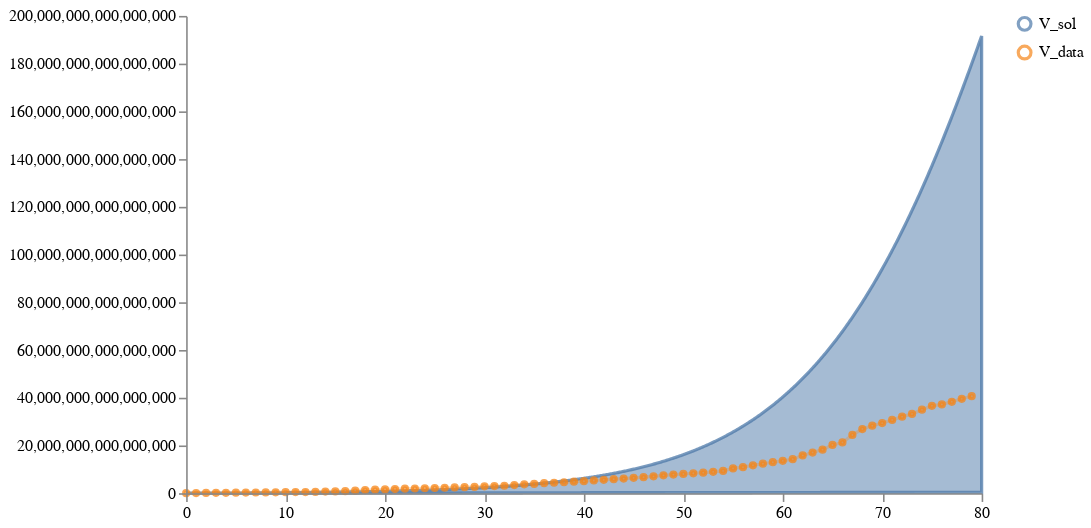

Notebook source saved alongside this figure:
### Markdown cell above
### Plot prior viral load against measured viral load

### Code cell
num_samples = 10
start_time = 0
end_time = 80 #226 # between 10/02/2020 and 01/25/2021
num_timepoints = (end_time-start_time)*10 + 1

timepoints = list(get_tspan(start_time, end_time, num_timepoints).detach().numpy())

prior_samples = load_and_sample_petri_model(SEIV, num_samples, timepoints=timepoints, method="dopri5",
                                            visual_options={"title": "3_base", "subset":["I_sol", "E_sol", "V_sol"]}, 
                                            time_unit="days")
#display(prior_samples)

schema = plots.trajectories(pd.DataFrame(prior_samples["data"]), subset="V_sol",
                            points=ww_data_train.reset_index(drop=True).rename(columns={"V":"V_data"}))
schema = plots.pad(schema, 5)
plots.ipy_display(schema)

### Figure 1 — Vega specification as saved in the notebook (floating-point values rounded to 4 significant figures; data arrays with more than 128 entries replaced by an {"elided": "..."} marker saying what was removed)
{"$schema": "https://vega.github.io/schema/vega/v5.json", "axes": [{"name": "x_axis", "orient": "bottom", "scale": "xscale", "zindex": 100}, {"name": "y_axis", "orient": "left", "scale": "yscale", "zindex": 100}], "data": [{"name": "distributions", "values": {"elided": "801 records"}}, {"name": "traces", "transform": [{"expr": "isValid(datum.value)", "type": "filter"}], "values": []}, {"name": "points", "values": [{"sample_id": 0, "timepoint": 0, "trajectory": "V_data", "value": 34250000000000.0}, {"sample_id": 0, "timepoint": 1, "trajectory": "V_data", "value": 74830000000000.0}, {"sample_id": 0, "timepoint": 2, "trajectory": "V_data", "value": 110800000000000.0}, {"sample_id": 0, "timepoint": 3, "trajectory": "V_data", "value": 145500000000000.0}, {"sample_id": 0, "timepoint": 4, "trajectory": "V_data", "value": 178900000000000.0}, {"sample_id": 0, "timepoint": 5, "trajectory": "V_data", "value": 212605525246655}, {"sample_id": 0, "timepoint": 6, "trajectory": "V_data", "value": 251900000000000.0}, {"sample_id": 0, "timepoint": 7, "trajectory": "V_data", "value": 297300000000000.0}, {"sample_id": 0, "timepoint": 8, "trajectory": "V_data", "value": 342400000000000.0}, {"sample_id": 0, "timepoint": 9, "trajectory": "V_data", "value": 384100000000000.0}, {"sample_id": 0, "timepoint": 10, "trajectory": "V_data", "value": 424100000000000.0}, {"sample_id": 0, "timepoint": 11, "trajectory": "V_data", "value": 461900000000000.0}, {"sample_id": 0, "timepoint": 12, "trajectory": "V_data", "value": 498300000000000.0}, {"sample_id": 0, "timepoint": 13, "trajectory": "V_data", "value": 548200000000000.0}, {"sample_id": 0, "timepoint": 14, "trajectory": "V_data", "value": 675643977072622}, {"sample_id": 0, "timepoint": 15, "trajectory": "V_data", "value": 751600000000000.0}, {"sample_id": 0, "timepoint": 16, "trajectory": "V_data", "value": 829899121500651}, {"sample_id": 0, "timepoint": 17, "trajectory": "V_data", "value": 1046000000000000.0}, {"sample_id": 0, "timepoint": 18, "trajectory": "V_data", "value": 1295875135538839}, {"sample_id": 0, "timepoint": 19, "trajectory": "V_data", "value": 1461000000000000.0}, {"sample_id": 0, "timepoint": 20, "trajectory": "V_data", "value": 1592292378295384}, {"sample_id": 0, "timepoint": 21, "trajectory": "V_data", "value": 1741000000000000.0}, {"sample_id": 0, "timepoint": 22, "trajectory": "V_data", "value": 1882566054918674}, {"sample_id": 0, "timepoint": 23, "trajectory": "V_data", "value": 1972000000000000.0}, {"sample_id": 0, "timepoint": 24, "trajectory": "V_data", "value": 2071441710342036}, {"sample_id": 0, "timepoint": 25, "trajectory": "V_data", "value": 2190000000000000.0}, {"sample_id": 0, "timepoint": 26, "trajectory": "V_data", "value": 2284263053733268}, {"sample_id": 0, "timepoint": 27, "trajectory": "V_data", "value": 2401528070828421}, {"sample_id": 0, "timepoint": 28, "trajectory": "V_data", "value": 2539043189426808}, {"sample_id": 0, "timepoint": 29, "trajectory": "V_data", "value": 2623445134633728}, {"sample_id": 0, "timepoint": 30, "trajectory": "V_data", "value": 2868773959451638}, {"sample_id": 0, "timepoint": 31, "trajectory": "V_data", "value": 2991191174214979}, {"sample_id": 0, "timepoint": 32, "trajectory": "V_data", "value": 3129000000000000.0}, {"sample_id": 0, "timepoint": 33, "trajectory": "V_data", "value": 3403912214913465}, {"sample_id": 0, "timepoint": 34, "trajectory": "V_data", "value": 3718000000000000.0}, {"sample_id": 0, "timepoint": 35, "trajectory": "V_data", "value": 3894000000000000.0}, {"sample_id": 0, "timepoint": 36, "trajectory": "V_data", "value": 4190012056978476}, {"sample_id": 0, "timepoint": 37, "trajectory": "V_data", "value": 4379000000000000.0}, {"sample_id": 0, "timepoint": 38, "trajectory": "V_data", "value": 4584996690364133}, {"sample_id": 0, "timepoint": 39, "trajectory": "V_data", "value": 4842715961786298}, {"sample_id": 0, "timepoint": 40, "trajectory": "V_data", "value": 5057017833310725}, {"sample_id": 0, "timepoint": 41, "trajectory": "V_data", "value": 5334255093252734}, {"sample_id": 0, "timepoint": 42, "trajectory": "V_data", "value": 5613459509330455}, {"sample_id": 0, "timepoint": 43, "trajectory": "V_data", "value": 5900675119579128}, {"sample_id": 0, "timepoint": 44, "trajectory": "V_data", "value": 6137835221456338}, {"sample_id": 0, "timepoint": 45, "trajectory": "V_data", "value": 6455786439569586}, {"sample_id": 0, "timepoint": 46, "trajectory": "V_data", "value": 6737865202057693}, {"sample_id": 0, "timepoint": 47, "trajectory": "V_data", "value": 7082040828667748}, {"sample_id": 0, "timepoint": 48, "trajectory": "V_data", "value": 7473588619526592}, {"sample_id": 0, "timepoint": 49, "trajectory": "V_data", "value": 7802169943421971}, {"sample_id": 0, "timepoint": 50, "trajectory": "V_data", "value": 8064264769284555}, {"sample_id": 0, "timepoint": 51, "trajectory": "V_data", "value": 8350528001810362}, {"sample_id": 0, "timepoint": 52, "trajectory": "V_data", "value": 8620926151000598}, {"sample_id": 0, "timepoint": 53, "trajectory": "V_data", "value": 8967823176668702}, {"sample_id": 0, "timepoint": 54, "trajectory": "V_data", "value": 9347385175287846}, {"sample_id": 0, "timepoint": 55, "trajectory": "V_data", "value": 10400775744728212}, {"sample_id": 0, "timepoint": 56, "trajectory": "V_data", "value": 10924150605249734}, {"sample_id": 0, "timepoint": 57, "trajectory": "V_data", "value": 11705167142508414}, {"sample_id": 0, "timepoint": 58, "trajectory": "V_data", "value": 12359300512467032}, {"sample_id": 0, "timepoint": 59, "trajectory": "V_data", "value": 12986780639190464}, {"sample_id": 0, "timepoint": 60, "trajectory": "V_data", "value": 13550907207646232}, {"sample_id": 0, "timepoint": 61, "trajectory": "V_data", "value": 14248041314600788}, {"sample_id": 0, "timepoint": 62, "trajectory": "V_data", "value": 15848276614633882}, {"sample_id": 0, "timepoint": 63, "trajectory": "V_data", "value": 17038987764329418}, {"sample_id": 0, "timepoint": 64, "trajectory": "V_data", "value": 18260590802877810}, {"sample_id": 0, "timepoint": 65, "trajectory": "V_data", "value": 20209504393071680}, {"sample_id": 0, "timepoint": 66, "trajectory": "V_data", "value": 21264574070527824}, {"sample_id": 0, "timepoint": 67, "trajectory": "V_data", "value": 24405223143174390}, {"sample_id": 0, "timepoint": 68, "trajectory": "V_data", "value": 26892652544175644}, {"sample_id": 0, "timepoint": 69, "trajectory": "V_data", "value": 28282864516791200}, {"sample_id": 0, "timepoint": 70, "trajectory": "V_data", "value": 29394041033392708}, {"sample_id": 0, "timepoint": 71, "trajectory": "V_data", "value": 30685003617018490}, {"sample_id": 0, "timepoint": 72, "trajectory": "V_data", "value": 32085327926567616}, {"sample_id": 0, "timepoint": 73, "trajectory": "V_data", "value": 33217196172771584}, {"sample_id": 0, "timepoint": 74, "trajectory": "V_data", "value": 34991952115553804}, {"sample_id": 0, "timepoint": 75, "trajectory": "V_data", "value": 36597766934503620}, {"sample_id": 0, "timepoint": 76, "trajectory": "V_data", "value": 37222723829582630}, {"sample_id": 0, "timepoint": 77, "trajectory": "V_data", "value": 38307418298165540}, {"sample_id": 0, "timepoint": 78, "trajectory": "V_data", "value": 39548322728633350}, {"sample_id": 0, "timepoint": 79, "trajectory": "V_data", "value": 40640493939989390}]}, {"name": "markers", "values": []}, {"name": "selected", "on": [{"remove": true, "trigger": "clear"}, {"remove": true, "trigger": "!shift"}, {"insert": "clicked", "trigger": "!shift && clicked"}, {"toggle": "clicked", "trigger": "shift && clicked"}]}], "height": 300, "legends": [{"encode": {"labels": {"interactive": true, "name": "legendLabel", "update": {"opacity": [{"test": "!length(data('selected')) || indata('selected', 'value', datum.value)", "value": 1}, {"value": 0.25}]}}, "symbols": {"interactive": true, "name": "legendSymbol", "update": {"fill": {"value": "transparent"}, "opacity": [{"test": "!length(data('selected')) || indata('selected', 'value', datum.value)", "value": 0.7}, {"value": 0.15}], "size": {"value": 64}, "strokeWidth": {"value": 2}}}}, "name": "color_legend", "stroke": "color"}], "marks": [{"from": {"facet": {"data": "points", "groupby": "trajectory", "name": "points_split"}}, "marks": [{"encode": {"hover": {"fillOpacity": {"value": 0.9}}, "update": {"fill": {"field": "trajectory", "scale": "color"}, "fillOpacity": [{"test": "!length(data('selected')) || indata('selected', 'value', datum.trajectory)", "value": 0.5}, {"value": 0.15}], "size": {"value": 10}, "stroke": {"field": "trajectory", "scale": "color"}, "strokeOpacity": [{"test": "!length(data('selected')) || indata('selected', 'value', datum.trajectory)", "value": 0.75}, {"value": 0.15}], "strokeWidth": {"value": 2}, "tooltip": {"field": "value"}, "x": {"field": "timepoint", "scale": "xscale"}, "y": {"field": "value", "scale": "yscale"}}}, "from": {"data": "points"}, "name": "_points_symbol", "type": "symbol", "zindex": 3}, {"encode": {"hover": {"fillOpacity": {"value": 0.9}}, "update": {"interpolate": {"value": "linear"}, "stroke": {"field": "trajectory", "scale": "color"}, "strokeOpacity": [{"test": "!length(data('selected')) || indata('selected', 'value', datum.trajectory)", "value": 0.3}, {"value": 0.1}], "strokeWidth": {"value": 2}, "x": {"field": "timepoint", "scale": "xscale"}, "y": {"field": "value", "scale": "yscale"}}}, "from": {"data": "points"}, "name": "_points_line", "type": "line", "zindex": 3}], "name": "_points", "type": "group", "zindex": 3}, {"from": {"facet": {"data": "traces", "groupby": "trajectory", "name": "traces_split"}}, "marks": [{"encode": {"hover": {"fillOpacity": {"value": 0.9}}, "update": {"interpolate": {"value": "linear"}, "stroke": {"field": "trajectory", "scale": "color"}, "strokeOpacity": [{"test": "!length(data('selected')) || indata('selected', 'value', datum.trajectory)", "value": 0.75}, {"value": 0.15}], "strokeWidth": {"value": 2}, "x": {"field": "timepoint", "scale": "xscale"}, "y": {"field": "value", "scale": "yscale"}}}, "from": {"data": "traces_split"}, "name": "_traces_lines", "type": "line"}], "name": "_traces", "type": "group", "zindex": 2}, {"from": {"facet": {"data": "distributions", "groupby": "trajectory", "name": "trajectory_split"}}, "marks": [{"encode": {"hover": {"fillOpacity": {"value": 0.9}}, "update": {"fill": {"field": "trajectory", "scale": "color"}, "fillOpacity": [{"test": "!length(data('selected')) || indata('selected', 'value', datum.trajectory)", "value": 0.5}, {"value": 0.15}], "interpolate": {"value": "linear"}, "stroke": {"field": "trajectory", "scale": "color"}, "strokeOpacity": [{"test": "!length(data('selected')) || indata('selected', 'value', datum.trajectory)", "value": 0.75}, {"value": 0.15}], "strokeWidth": {"value": 2}, "x": {"field": "timepoint", "scale": "xscale"}, "y": {"field": "upper", "scale": "yscale"}, "y2": {"field": "lower", "scale": "yscale"}}}, "from": {"data": "trajectory_split"}, "type": "area"}], "name": "_distributions", "type": "group", "zindex": 1}, {"marks": [{"encode": {"enter": {"stroke": {"value": "lightgray"}}, "update": {"opacity": {"value": 1}, "x": {"field": "timepoint", "scale": "xscale"}, "y": {"signal": "height"}, "y2": {"value": 0}}}, "from": {"data": "markers"}, "name": "_marker text", "type": "rule"}, {"encode": {"enter": {"fontSize": {"value": 8}, "text": {"field": "datum.label"}, "y": {"value": 0}}}, "from": {"data": "_marker text"}, "name": "_marker flags", "transform": [{"as": ["x", "_y", "opacity", "align", "baseline"], "lineAnchor": "start", "offset": [1], "size": {"signal": "[width, height]"}, "type": "label"}], "type": "text"}], "name": "_markers", "type": "group"}], "padding": 5, "scales": [{"domain": {"fields": [{"data": "distributions", "field": "timepoint"}, {"data": "traces", "field": "timepoint"}, {"data": "points", "field": "timepoint"}, {"data": "markers", "field": "timepoint"}]}, "name": "xscale", "range": "width", "type": "linear", "zero": false}, {"domain": {"fields": [{"data": "distributions", "field": "lower"}, {"data": "distributions", "field": "upper"}, {"data": "traces", "field": "value"}, {"data": "points", "field": "value"}]}, "name": "yscale", "nice": true, "range": "height", "type": "linear", "zero": true}, {"domain": {"fields": [{"data": "distributions", "field": "trajectory"}, {"data": "traces", "field": "trajectory"}, {"data": "points", "field": "trajectory"}]}, "name": "color", "range": "category", "type": "ordinal"}], "signals": [{"name": "clear", "on": [{"events": "mouseup[!event.item]", "force": true, "update": "true"}], "value": true}, {"name": "shift", "on": [{"events": "@legendSymbol:click, @legendLabel:click", "force": true, "update": "event.shiftKey"}], "value": false}, {"name": "clicked", "on": [{"events": "@legendSymbol:click, @legendLabel:click", "force": true, "update": "{value: datum.value}"}], "value": null}], "width": 500}
